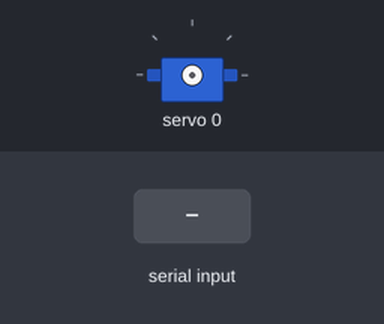
Recording of a sketch running on a simulated Arduino Uno, built with avr-gcc and run on an emulated ATmega328P. On the bench: servo. The inputs (shaded band) are chosen by the test bench. What the sketch prints to the serial monitor is not drawn.

Above: at 1.5 s.
1.6 s: "c\n" received over Serial
3.1 s: "+\n" received over Serial
Timing chart, 0 to 6.1 s (numbered marks = the images above; inputs shaded):
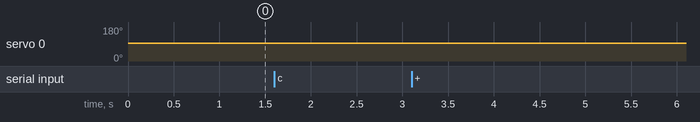

The sketch:

CALIBRACION_6_SERVOS.ino
```cpp
#include <Wire.h>
#include <Adafruit_PWMServoDriver.h>
Adafruit_PWMServoDriver pwm(0x40);

// Dog Bot - calibracion individual manual de 6 servos.
// ADVERTENCIA: el controlador NO conoce la posicion fisica real.
// Comando 'c' puede causar salto inmediato a 1500 us.
// Rango 500-2500 us es de EXPLORACION, no limites mecanicos seguros.
// Desacoplar brazos antes de explorar extremos.
const int MIN_PULSO=500, MAX_PULSO=2500, CENTRO=1500;
int canal=0;
int posicion[6]={1500,1500,1500,1500,1500,1500};
bool activo[6]={false,false,false,false,false,false};
int minimo[6]={-1,-1,-1,-1,-1,-1};
int neutro[6]={-1,-1,-1,-1,-1,-1};
int maximo[6]={-1,-1,-1,-1,-1,-1};

void mover(int destino){
  if(!activo[canal]){Serial.println("Primero usa c para activar en 1500 us");return;}
  destino=constrain(destino,MIN_PULSO,MAX_PULSO);
  while(posicion[canal]!=destino){
    int dif=destino-posicion[canal];
    posicion[canal]+=constrain(dif,-5,5);
    pwm.writeMicroseconds(canal,posicion[canal]);
    delay(20);
  }
  Serial.print("CANAL ");Serial.print(canal);
  Serial.print(" = ");Serial.print(posicion[canal]);Serial.println(" us");
}

void activarCentro(){
  if(!activo[canal]){
    activo[canal]=true;
    posicion[canal]=CENTRO;
    pwm.writeMicroseconds(canal,CENTRO);
    Serial.println("Servo activado en 1500 us");
  } else mover(CENTRO);
}

void mostrar(){
  Serial.println("===== CALIBRACION =====");
  for(int i=0;i<6;i++){
    Serial.print("Canal ");Serial.print(i);
    Serial.print(" | MIN: ");Serial.print(minimo[i]);
    Serial.print(" | CENTRO: ");Serial.print(neutro[i]);
    Serial.print(" | MAX: ");Serial.println(maximo[i]);
  }
  Serial.println("-1 = no calibrado");
}

void procesar(String cmd){
  cmd.trim(); if(cmd.length()==0)return;
  if(cmd.length()==1 && cmd[0]>='0' && cmd[0]<='5'){
    canal=cmd[0]-'0';
    Serial.print("CANAL SELECCIONADO: ");Serial.println(canal);
    if(!activo[canal])Serial.println("Sin activar. Usa c.");
    return;
  }
  if(cmd=="c"){activarCentro();return;}
  if(cmd=="x"){
    pwm.setPWM(canal,0,4096);activo[canal]=false;
    Serial.println("Senal del servo desactivada");return;
  }
  if(cmd=="X"){
    for(int i=0;i<6;i++){pwm.setPWM(i,0,4096);activo[i]=false;}
    Serial.println("Todas las senales desactivadas");return;
  }
  if(cmd=="r"){mostrar();return;}
  if(cmd=="l"&&activo[canal]){minimo[canal]=posicion[canal];Serial.println("MIN guardado");return;}
  if(cmd=="n"&&activo[canal]){neutro[canal]=posicion[canal];Serial.println("REFERENCIA guardada");return;}
  if(cmd=="u"&&activo[canal]){maximo[canal]=posicion[canal];Serial.println("MAX guardado");return;}
  if(cmd=="+"){mover(posicion[canal]+10);return;}
  if(cmd=="-"){mover(posicion[canal]-10);return;}
  if(cmd==">"){mover(posicion[canal]+50);return;}
  if(cmd=="<"){mover(posicion[canal]-50);return;}
  if(cmd.startsWith("m")){
    String n=cmd.substring(1); if(!n.length())return;
    for(unsigned int i=0;i<n.length();i++)if(!isDigit(n[i])){Serial.println("Numero invalido");return;}
    long val=n.toInt();
    if(val<MIN_PULSO||val>MAX_PULSO){Serial.println("Fuera del rango de pulsos");return;}
    mover((int)val);return;
  }
  Serial.println("Comando desconocido");
}

void setup(){
  Serial.begin(9600);Serial.setTimeout(100);
  pwm.begin();pwm.setPWMFreq(50);delay(300);
  for(int i=0;i<6;i++)pwm.setPWM(i,0,4096);
  Serial.println("DOG BOT CALIBRACION: 0-5 seleccionar; c centrar; +/- 10us; >/< 50us; m1700 mover;");
  Serial.println("l minimo; n centro; u maximo; r resultados; x apagar senal; X todas");
}
void loop(){
  if(Serial.available())procesar(Serial.readStringUntil('\n'));
}
```

Measured:
- after the input at 3.1 s, servo 0: 93° → 94° at once
